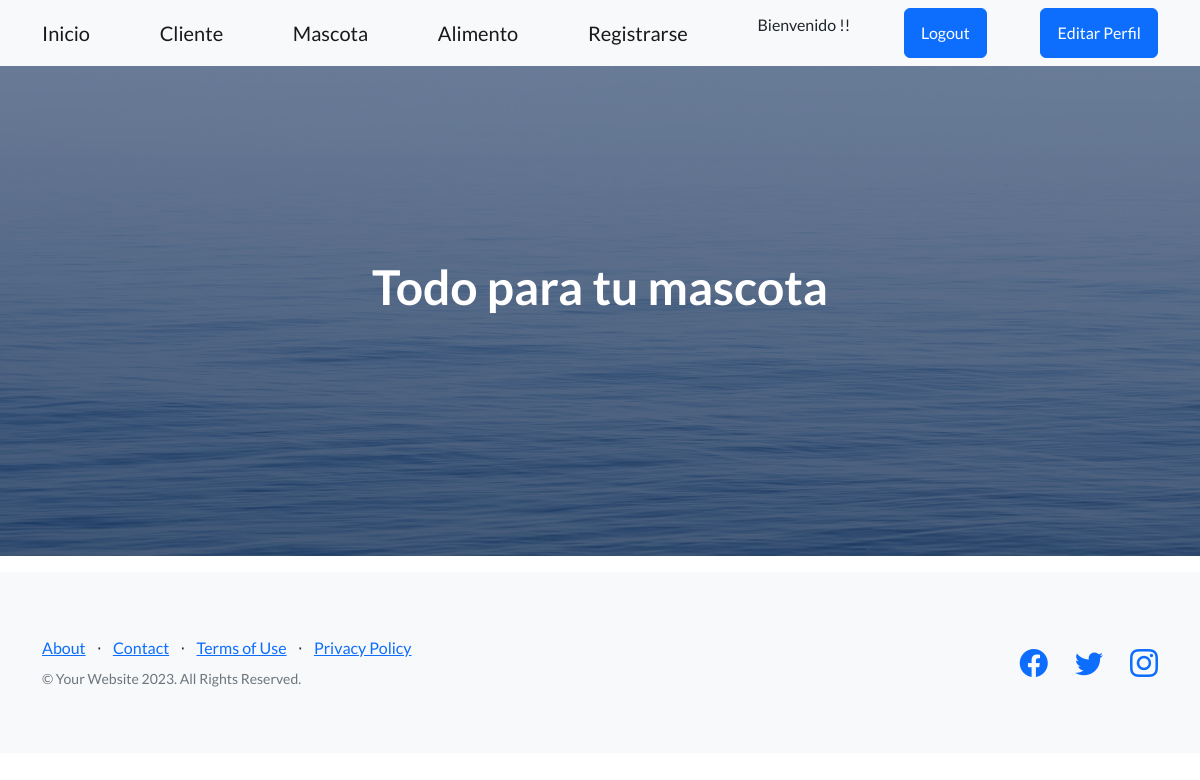
The page /app-pet/lista-alimento/ (signed in) on the database as committed earlier.
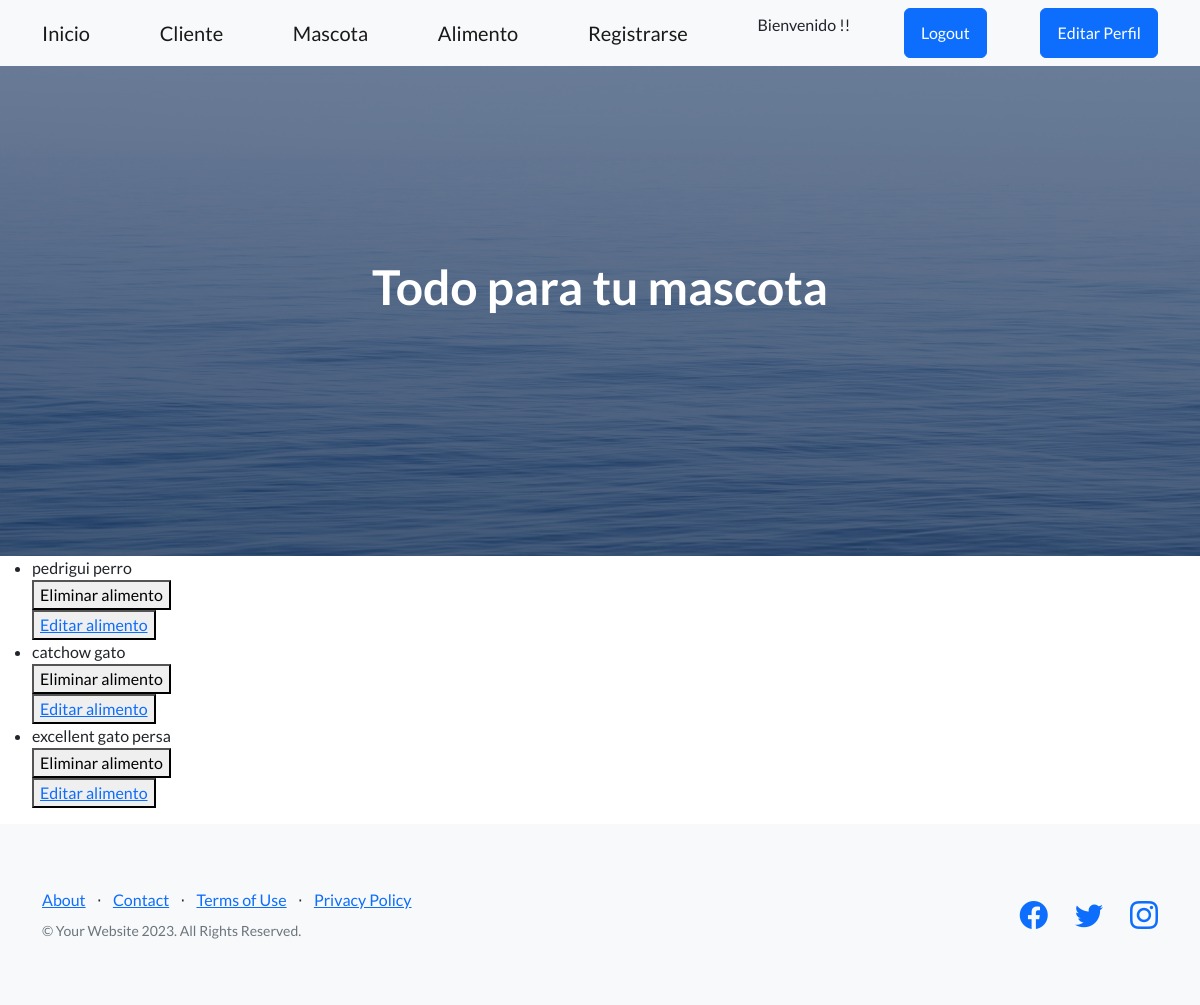
The same page on the database as committed later.
### App_Pet/models.py (models this page shows)
class Alimento_Pet(models.Model):
    marca = models.CharField(max_length=30)
    raza_pet = models.CharField(max_length=30)
    def __str__(self):
        return f'{self.marca} {self.raza_pet}'

### App_Pet/views.py (the view)
# urls.py: path('lista-alimento/', lista_alimento, name= 'ListaAlimento'),
@staff_member_required(login_url='/app-pet/login')
def lista_alimento(request):
    alimentos = Alimento_Pet.objects.all()
    return render(request, "lista_alimento.html", {"alimentos": alimentos})

### App_Pet/templates/lista_alimento.html (shortened to what this page needs)
{% extends 'base.html' %}
{% block contenidoQueCambia %}
    <ul>
        {% for alimento in alimentos %}
            <li>{{alimento}} </li>
            <div>
                <form action="{% url 'EliminaAlimento' alimento.id %}" method="post">{% csrf_token %}
                    <button type="submit">Eliminar alimento</button>
                </form>
                <button>
                    <a href="{% url 'EditarAlimento' alimento.id %}">Editar alimento</a>
                </button>
            </div>
        {% endfor %}
    </ul>
{% endblock contenidoQueCambia %}

Rows that differ between the two databases and show on the page:
added Alimento_Pet: marca+raza_pet "pedrigui perro"
added Alimento_Pet: marca+raza_pet "catchow gato"
added Alimento_Pet: marca+raza_pet "excellent gato persa"
